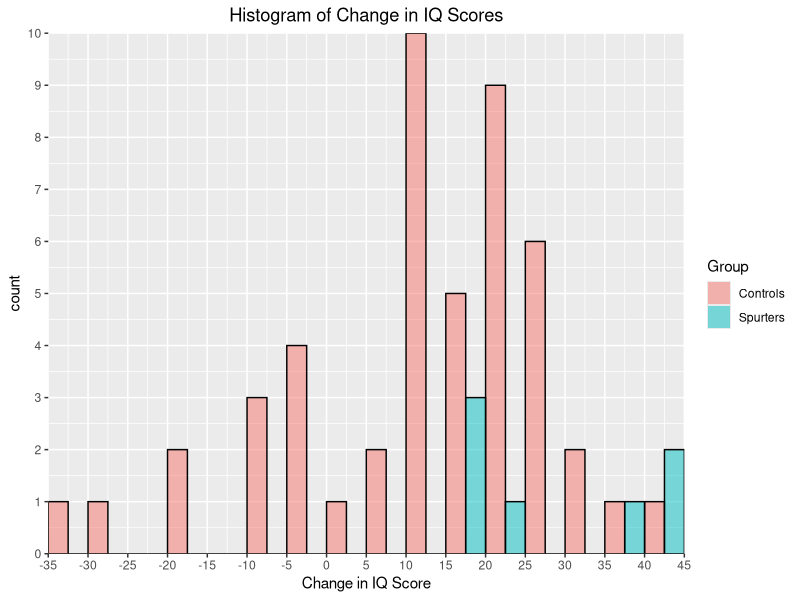
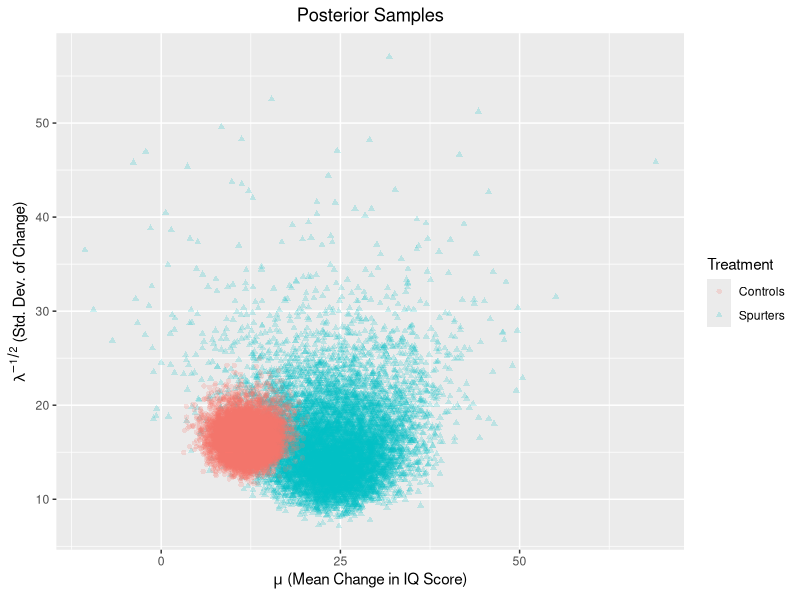

Write R code to recreate these figures, in order.
## ---- chunk 1
## don't use data in package, use data on lab assignment #
library(plyr)
library(ggplot2)
library(dplyr)
library(xtable)
library(reshape)
## ---- chunk 2
# input data
x = c(18, 40, 15, 17, 20, 44, 38)
y = c(-4, 0, -19, 24, 19, 10, 5, 10,
      29, 13, -9, -8, 20, -1, 12, 21,
      -7, 14, 13, 20, 11, 16, 15, 27,
      23, 36, -33, 34, 13, 11, -19, 21,
      6, 25, 30,22, -28, 15, 26, -1, -2,
      43, 23, 22, 25, 16, 10, 29)
# store data in data frame 
iqData = data.frame(
    Treatment = c(rep("Spurters", length(x)), 
                  rep("Controls", length(y))),
    Gain = c(x, y))
head(iqData)
## ---- chunk 3
xLimits = seq(min(iqData$Gain) - (min(iqData$Gain) %% 5),
              max(iqData$Gain) + (max(iqData$Gain) %% 5),
              by = 5)
print(min(iqData$Gain))
print(min(iqData$Gain) %% 5) # ((-33) - r) %% 5 == 0 => r = 2
print(xLimits)
## ---- chunk 4
### set up breaks of historgram with binwidth = 5
xLimits = seq(min(iqData$Gain) - (min(iqData$Gain) %% 5),
              max(iqData$Gain) + (max(iqData$Gain) %% 5),
              by = 5)

ggplot(data = iqData, aes(x = Gain, fill = Treatment, colour = I("black"))) + 
    geom_histogram(position = "dodge", 
                   alpha = 0.5, 
                   breaks = xLimits, 
                   closed = "left") + 
  scale_x_continuous(breaks = xLimits, 
                     expand = c(0,0))+ 
  scale_y_continuous(expand = c(0,0), 
breaks = seq(0, 10, by = 1))+
  ggtitle("Histogram of Change in IQ Scores") + labs(x = "Change in IQ Score", fill = "Group") + theme(plot.title = element_text(hjust = 0.5))  
## ---- chunk 5
prior = data.frame(m = 0, c = 1, a = 0.5, b = 50)
findParam = function(prior, data){
  postParam = NULL
  c = prior$c
  m = prior$m
  a = prior$a
  b = prior$b
  n = length(data)
  postParam = data.frame(m = (c*m + n*mean(data))/(c + n), 
                c = c + n, 
                a = a + n/2, 
                b =  b + 0.5*(sum((data - mean(data))^2)) + 
                  (n*c *(mean(data)- m)^2)/(2*(c+n)))
  return(postParam)
}
postS = findParam(prior, x)
postC = findParam(prior, y)

## ---- chunk 6
xtable(rbind(prior = prior,
             `Spurters Posterior` = postS,
             `Controls Posterior` = postC), 
       caption = "Parameters")
## ---- chunk 7
# sampling from two posteriors 

sim = 1e+4
# initialize vectors to store samples
mus = NULL
lambdas = NULL
muc = NULL
lambdac = NULL

lambdas = rgamma(sim, shape = postS$a, rate = postS$b)
lambdac = rgamma(sim, shape = postC$a, rate = postC$b)
mus = sapply(sqrt(1/(postS$c*lambdas)),rnorm, n = 1, mean = postS$m)
muc = sapply(sqrt(1/(postC$c*lambdac)),rnorm, n = 1, mean = postC$m)

simDF = data.frame(lambda = c(lambdas, lambdac),
                   mu = c(mus, muc),
                   Treatment = rep(c("Spurters", "Controls"),
                                   each = sim))
simDF$lambda = simDF$lambda^{-0.5}

ggplot(data = simDF, aes(x = mu, y = lambda, colour = Treatment, shape = Treatment)) +
  geom_point(alpha = 0.2) + 
  labs(x = expression(paste(mu, " (Mean Change in IQ Score)")),
       y = expression(paste(lambda^{-1/2}, " (Std. Dev. of Change)")))  + 
  ggtitle("Posterior Samples")+ 
  theme(plot.title = element_text(hjust = 0.5))
